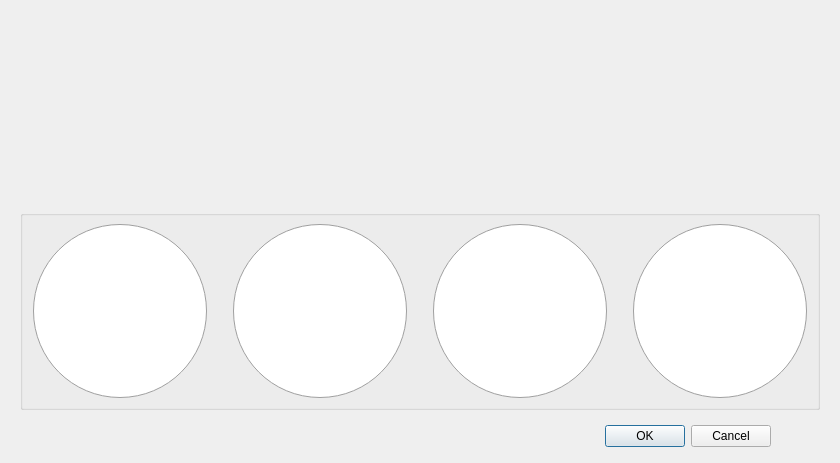
<?xml version="1.0" encoding="UTF-8"?>
<ui version="4.0">
 <class>StartUp</class>
 <widget class="QDialog" name="StartUp">
  <property name="geometry">
   <rect>
    <x>0</x>
    <y>0</y>
    <width>840</width>
    <height>463</height>
   </rect>
  </property>
  <property name="windowTitle">
   <string>Welcome</string>
  </property>
  <property name="styleSheet">
   <string notr="true"/>
  </property>
  <widget class="QDialogButtonBox" name="buttonBox">
   <property name="geometry">
    <rect>
     <x>430</x>
     <y>420</y>
     <width>341</width>
     <height>32</height>
    </rect>
   </property>
   <property name="orientation">
    <enum>Qt::Horizontal</enum>
   </property>
   <property name="standardButtons">
    <set>QDialogButtonBox::Cancel|QDialogButtonBox::Ok</set>
   </property>
  </widget>
  <widget class="QGroupBox" name="groupBox">
   <property name="geometry">
    <rect>
     <x>20</x>
     <y>210</y>
     <width>800</width>
     <height>200</height>
    </rect>
   </property>
   <property name="title">
    <string/>
   </property>
   <widget class="QRadioButton" name="radioButton">
    <property name="geometry">
     <rect>
      <x>12</x>
      <y>13</y>
      <width>175</width>
      <height>175</height>
     </rect>
    </property>
    <property name="styleSheet">
     <string notr="true">QRadioButton::indicator{
        width: 175px;
        height: 175px;
}

QRadioButton::indicator::unchecked{
        image: url(:/images/Publications_Button.png);
}

QRadioButton::indicator:unchecked:hover {
    image: url(:/images/Publications_Button_Unchecked_Hover.png);
}

QRadioButton::indicator:unchecked:pressed{
    image: url(:/images/Publications_Button_Unchecked_Clicked.png);
}


QRadioButton::indicator::checked{
        image: url(:/images/Publications_Button_Checked.png);
}

QRadioButton::indicator:checked:hover {
    image: url(:/images/Publications_Button_Checked_Hover.png);
}

QRadioButton::indicator:checked:pressed{
    image: url(:/images/Publications_Button_Checked_Clicked.png);
}</string>
    </property>
    <property name="text">
     <string/>
    </property>
    <property name="iconSize">
     <size>
      <width>100</width>
      <height>61</height>
     </size>
    </property>
   </widget>
   <widget class="QRadioButton" name="radioButton_2">
    <property name="geometry">
     <rect>
      <x>612</x>
      <y>13</y>
      <width>175</width>
      <height>175</height>
     </rect>
    </property>
    <property name="styleSheet">
     <string notr="true">QRadioButton::indicator{
                 width: 175px;
        height: 175px;
}

QRadioButton::indicator::unchecked{
        image: url(:/images/Grants_Button.png);
}

QRadioButton::indicator:unchecked:hover {
    image: url(:/images/Grants_Button_Unchecked_Hover.png);
}

QRadioButton::indicator:unchecked:pressed{
    image: url(:/images/Grants_Button_Unchecked_Clicked.png);
}


QRadioButton::indicator::checked{
        image: url(:/images/Grants_Button_Checked.png);
}

QRadioButton::indicator:checked:hover {
    image: url(:/images/Grants_Button_Checked_Hover.png);
}

QRadioButton::indicator:checked:pressed{
    image: url(:/images/Grants_Button_Checked_Clicked.png);
}</string>
    </property>
    <property name="text">
     <string/>
    </property>
   </widget>
   <widget class="QRadioButton" name="radioButton_3">
    <property name="geometry">
     <rect>
      <x>212</x>
      <y>13</y>
      <width>175</width>
      <height>175</height>
     </rect>
    </property>
    <property name="styleSheet">
     <string notr="true">QRadioButton::indicator{
         width: 175px;
        height: 175px;
}

QRadioButton::indicator::unchecked{
        image: url(:/images/Teachings_Button.png);
}

QRadioButton::indicator:unchecked:hover {
    image: url(:/images/Teachings_Button_Unchecked_Hover.png);
}

QRadioButton::indicator:unchecked:pressed{
    image: url(:/images/Teachings_Button_Unchecked_Clicked.png);
}


QRadioButton::indicator::checked{
        image: url(:/images/Teachings_Button_Checked.png);
}

QRadioButton::indicator:checked:hover {
    image: url(:/images/Teachings_Button_Checked_Hover.png);
}

QRadioButton::indicator:checked:pressed{
    image: url(:/images/Teachings_Button_Checked_Clicked.png);
}</string>
    </property>
    <property name="text">
     <string/>
    </property>
   </widget>
   <widget class="QRadioButton" name="radioButton_4">
    <property name="geometry">
     <rect>
      <x>412</x>
      <y>13</y>
      <width>175</width>
      <height>175</height>
     </rect>
    </property>
    <property name="styleSheet">
     <string notr="true">QRadioButton::indicator{
                 width: 175px;
        height: 175px;
}

QRadioButton::indicator::unchecked{
        image: url(:/images/Presentation_Button.png);
}

QRadioButton::indicator:unchecked:hover {
    image: url(:/images/Presentation_Button_Unchecked_Hover.png);
}

QRadioButton::indicator:unchecked:pressed{
    image: url(:/images/Presentation_Button_Unchecked_Clicked.png);
}


QRadioButton::indicator::checked{
        image: url(:/images/Presentation_Button_Checked.png);
}

QRadioButton::indicator:checked:hover {
    image: url(:/images/Presentation_Button_Checked_Hover.png);
}

QRadioButton::indicator:checked:pressed{
    image: url(:/images/Presentation_Button_Checked_Clicked.png);
}</string>
    </property>
    <property name="text">
     <string/>
    </property>
   </widget>
  </widget>
  <widget class="QLabel" name="label_2">
   <property name="geometry">
    <rect>
     <x>-30</x>
     <y>-10</y>
     <width>271</width>
     <height>211</height>
    </rect>
   </property>
   <property name="text">
    <string/>
   </property>
   <property name="pixmap">
    <pixmap resource="myfiles.qrc">:/images/schulich-school-of-medicine-dentistry.gif</pixmap>
   </property>
  </widget>
  <widget class="QLabel" name="label">
   <property name="geometry">
    <rect>
     <x>720</x>
     <y>10</y>
     <width>111</width>
     <height>111</height>
    </rect>
   </property>
   <property name="text">
    <string/>
   </property>
   <property name="pixmap">
    <pixmap resource="myfiles.qrc">:/images/small-5978-9276397.png</pixmap>
   </property>
  </widget>
 </widget>
 <resources>
  <include location="myfiles.qrc"/>
 </resources>
 <connections>
  <connection>
   <sender>buttonBox</sender>
   <signal>accepted()</signal>
   <receiver>StartUp</receiver>
   <slot>accept()</slot>
   <hints>
    <hint type="sourcelabel">
     <x>248</x>
     <y>254</y>
    </hint>
    <hint type="destinationlabel">
     <x>157</x>
     <y>274</y>
    </hint>
   </hints>
  </connection>
  <connection>
   <sender>buttonBox</sender>
   <signal>rejected()</signal>
   <receiver>StartUp</receiver>
   <slot>reject()</slot>
   <hints>
    <hint type="sourcelabel">
     <x>316</x>
     <y>260</y>
    </hint>
    <hint type="destinationlabel">
     <x>286</x>
     <y>274</y>
    </hint>
   </hints>
  </connection>
 </connections>
</ui>
